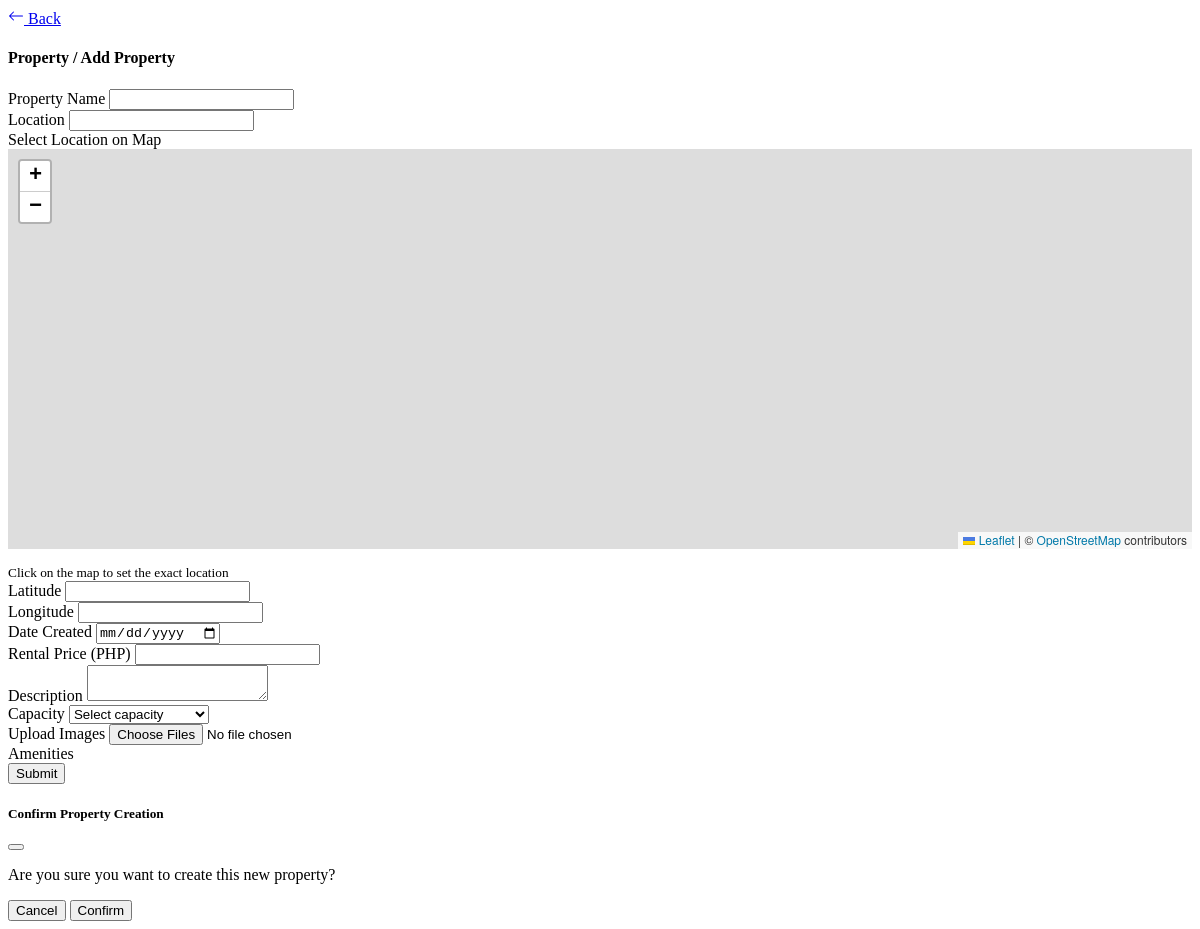
The page /admin/properties/create.php on the database as committed earlier.
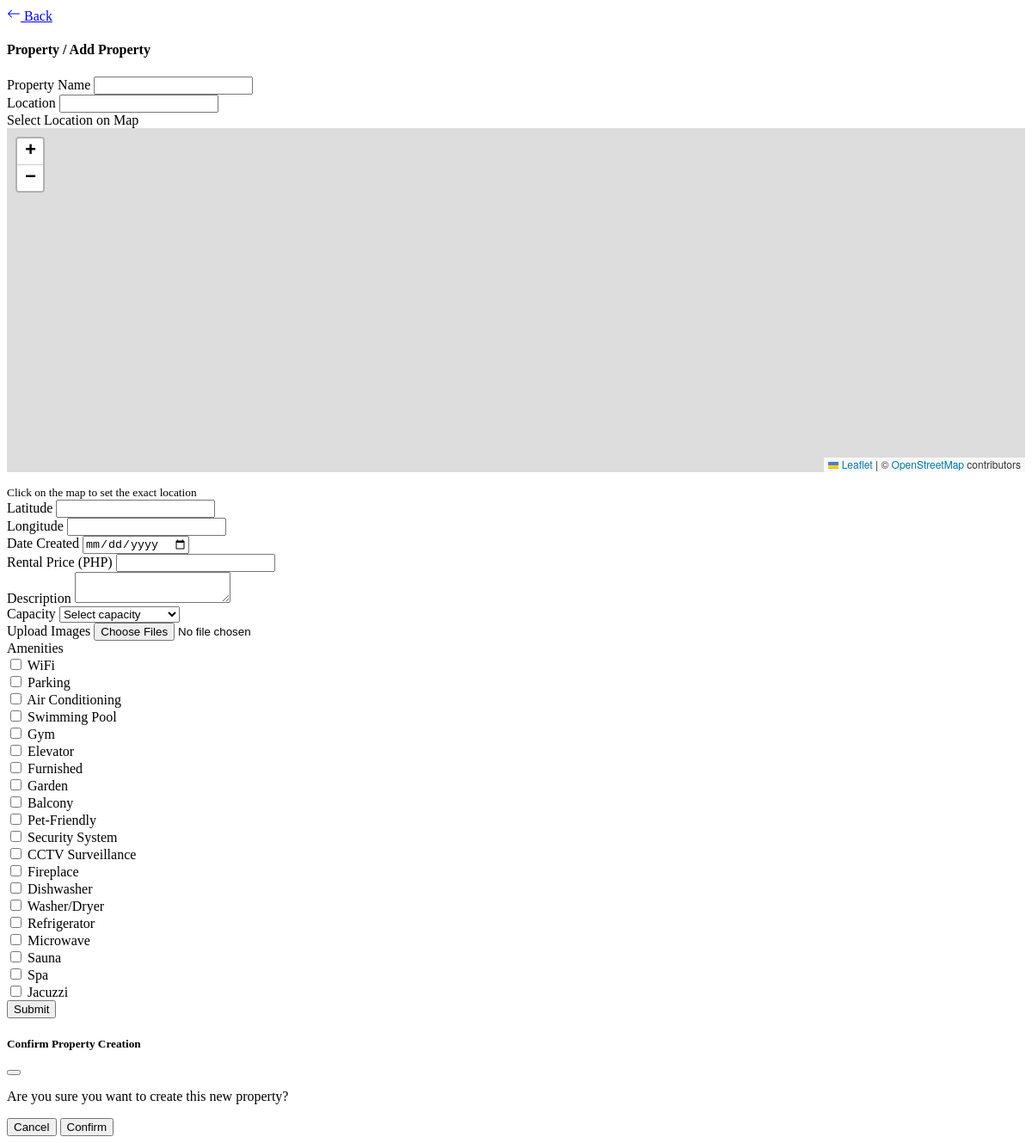
The same page on the database as committed later.
### tables this page shows
CREATE TABLE `amenities` (
  `amenity_id` int(11) NOT NULL,
  `amenity_name` varchar(100) NOT NULL
);

### admin/properties/create.php (the view, shortened to what this page needs)
<?php
$servername = "localhost";
$username = "root";
$password = "";
$dbname = "rentsystem";
$conn = mysqli_connect($servername, $username, $password, $dbname);
$result = mysqli_query($conn, "SELECT * FROM amenities");
?>
<head>
    <link rel="stylesheet" href="https://unpkg.com/leaflet@1.9.4/dist/leaflet.css" />
</head>
<div class="container px-lg-5 mb-4">
    <header class="d-flex align-items-center mt-3 gap-2">
        <a href="?page=properties/index" class=" btn btn-sm btn-outline-secondary" width="2rem" height="2rem">
            <svg xmlns="http://www.w3.org/2000/svg" width="16" height="16" fill="currentColor" viewBox="0 0 16 16">
                <path fill-rule="evenodd" d="M15 8a.5.5 0 0 0-.5-.5H2.707l3.147-3.146a.5.5 0 1 0-.708-.708l-4 4a.5.5 0 0 0 0 .708l4 4a.5.5 0 0 0 .708-.708L2.707 8.5H14.5A.5.5 0 0 0 15 8z" />
            </svg>
            Back
        </a>
        <h4 class="fw-medium ">Property / Add Property</h4>
    </header>
    <form id="property-form" action="properties/create.php" method="post" enctype="multipart/form-data">
        <div class="mt-2">
            <label for="property-name" class="form-label">Property Name</label>
            <input type="text" id="property-name" name="property_name" class="form-control" required>
        </div>
        <div class="mt-2">
            <label for="location" class="form-label">Location</label>
            <input type="text" id="location" name="location" class="form-control" required>
        </div>
        <div class="mt-2">
            <label class="form-label">Select Location on Map</label>
            <div class="map-container border rounded">
                <div id="map" style="z-index:10;"></div>
            </div>
            <small class="text-muted">Click on the map to set the exact location</small>
        </div>
        <div class="row mt-2">
            <div class="col-md-6">
                <label for="latitude" class="form-label">Latitude</label>
                <input type="text" id="latitude" name="latitude" class="form-control" readonly required>
            </div>
            <div class="col-md-6">
                <label for="longitude" class="form-label">Longitude</label>
                <input type="text" id="longitude" name="longitude" class="form-control" readonly required>
            </div>
        </div>
        <div class="mt-2">
            <label for="date-created" class="form-label">Date Created</label>
            <input type="date" id="date-created" name="date_created" class="form-control" required>
        </div>
        <div class="mt-2">
            <label for="rental-price" class="form-label">Rental Price (PHP)</label>
            <input type="number" id="rental-price" name="rental-price" class="form-control" required>
        </div>
        <div class="mt-2">
            <label for="description" class="form-label">Description</label>
            <textarea id="description" name="description" class="form-control" required></textarea>
        </div>
        <div class="mt-2">
            <label for="capacity" class="form-label">Capacity</label>
            <select id="capacity" name="capacity" class="form-select" required>
                <option value="" disabled selected>Select capacity</option>
            </select>
        </div>
        <div class="mt-2">
            <label for="property_images" class="form-label">Upload Images</label>
            <input type="file" id="property_images" name="property_images[]" class="form-control" accept="image/*" multiple required>
        </div>
        <div class="mt-2">
            <label class="form-label">Amenities</label>
            <div class="d-flex flex-wrap gap-3">
                <?php while ($row = mysqli_fetch_assoc($result)): ?>
                    <div class="form-check">
                        <input class="form-check-input" type="checkbox" name="amenities[]" value="<?= $row['amenity_id'] ?>" id="amenity<?= $row['amenity_id'] ?>">
                        <label class="form-check-label" for="amenity<?= $row['amenity_id'] ?>"><?= $row['amenity_name'] ?></label>
                    </div>
                <?php endwhile; ?>
            </div>
        </div>
        <button type="button" class="btn btn-primary px-4 rounded-5 mt-3" id="submit-btn">Submit</button>
    </form>
</div>
<div class="modal fade" id="propertyModal" tabindex="-1">
    <div class="modal-dialog modal-dialog-centered">
        <div class="modal-content">
            <div class="modal-header">
                <h5 class="modal-title">Confirm Property Creation</h5>
                <button type="button" class="btn-close" data-bs-dismiss="modal"></button>
            </div>
            <div class="modal-body">
                <p>Are you sure you want to create this new property?</p>
            </div>
            <div class="modal-footer">
                <button type="button" class="btn btn-secondary rounded-5" data-bs-dismiss="modal">Cancel</button>
                <button type="submit" class="btn btn-primary rounded-5" id="confirmed-btn">Confirm</button>
            </div>
        </div>
    </div>
</div>

Rows that differ between the two databases and show on the page:
added amenities: amenity_name "WiFi"
added amenities: amenity_name "Parking"
added amenities: amenity_name "Air Conditioning"
added amenities: amenity_name "Swimming Pool"
added amenities: amenity_name "Gym"
added amenities: amenity_name "Elevator"
added amenities: amenity_name "Furnished"
added amenities: amenity_name "Garden"
added amenities: amenity_name "Balcony"
added amenities: amenity_name "Pet-Friendly"
added amenities: amenity_name "Security System"
added amenities: amenity_name "CCTV Surveillance"
added amenities: amenity_name "Fireplace"
added amenities: amenity_name "Dishwasher"
added amenities: amenity_name "Washer/Dryer"
added amenities: amenity_name "Refrigerator"
added amenities: amenity_name "Microwave"
added amenities: amenity_name "Sauna"
added amenities: amenity_name "Spa"
added amenities: amenity_name "Jacuzzi"
